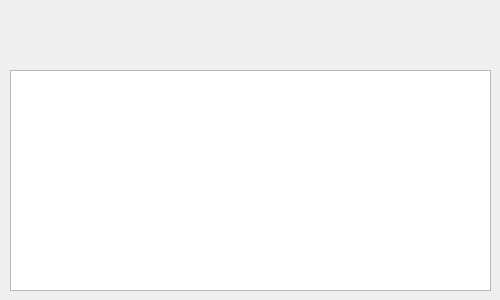
<?xml version="1.0" encoding="UTF-8"?>
<ui version="4.0">
 <class>MainWindow</class>
 <widget class="QMainWindow" name="MainWindow">
  <property name="geometry">
   <rect>
    <x>0</x>
    <y>0</y>
    <width>500</width>
    <height>300</height>
   </rect>
  </property>
  <property name="minimumSize">
   <size>
    <width>500</width>
    <height>300</height>
   </size>
  </property>
  <property name="maximumSize">
   <size>
    <width>500</width>
    <height>300</height>
   </size>
  </property>
  <property name="windowTitle">
   <string>MainWindow</string>
  </property>
  <widget class="QWidget" name="centralwidget">
   <widget class="QLabel" name="ViewCondition">
    <property name="geometry">
     <rect>
      <x>20</x>
      <y>10</y>
      <width>461</width>
      <height>20</height>
     </rect>
    </property>
    <property name="text">
     <string/>
    </property>
   </widget>
   <widget class="QTextBrowser" name="ViewRes">
    <property name="geometry">
     <rect>
      <x>10</x>
      <y>70</y>
      <width>481</width>
      <height>221</height>
     </rect>
    </property>
   </widget>
   <widget class="QLabel" name="ErrorDB">
    <property name="geometry">
     <rect>
      <x>20</x>
      <y>40</y>
      <width>461</width>
      <height>20</height>
     </rect>
    </property>
    <property name="text">
     <string/>
    </property>
   </widget>
  </widget>
 </widget>
 <resources/>
 <connections/>
</ui>
